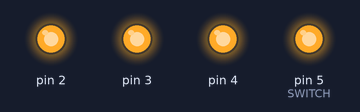
A program run on a simulated Arduino Uno, built with avr-gcc and run on an emulated ATmega328P. On the bench: output pins drawn as LEDs (lit = HIGH). Pins used as bus, display or sensor lines are not drawn. At 0.0 s the program stops and its outputs stay as they are.

Above: at 0.1 s.
Timing chart, 0 to 1.5 s (numbered marks = the images above):
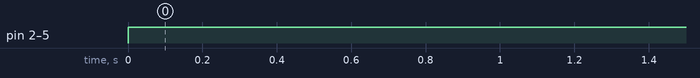

Measured:
- by itself, pin 2–4, pin 5 (SWITCH): LOW → HIGH at 0.00 s

The program:

main.cpp
```cpp
#include <Arduino.h>

/***********************************************************************
 *
 * Alternately toggle two LEDs when a push button is pressed.
 * ATmega328P (Arduino Uno), 16 MHz, AVR 8-bit Toolchain 3.6.2
 *
 * Copyright (c) 2018-2020 Tomas Fryza
 * Dept. of Radio Electronics, Brno University of Technology, Czechia
 * This work is licensed under the terms of the MIT license.
 *
 **********************************************************************/

/* Defines -----------------------------------------------------------*/
#define LED_GREEN   PB5     //arduino 13 AVR pin where green LED is connected
#define LED_BLUE    PC0     // arduino 6
#define SWITCH      PD5     // arduino 5
#define BLINK_DELAY 250
#ifndef F_CPU
#define F_CPU 16000000      // CPU frequency in Hz required for delay
#endif
bool toggle_state = 1;

/* Includes ----------------------------------------------------------*/
#include <util/delay.h>     // Functions for busy-wait delay loops
#include <avr/io.h>         // AVR device-specific IO definitions

/* Functions ---------------------------------------------------------*/

void toggle(){
toggle_state = !toggle_state;
_delay_ms(BLINK_DELAY);

}

int main(void){
// Set pin as output in Data Direction Register...
for (int i = 1; i < 6; i++)
{
      // Set pin as output in Data Direction Register...
    DDRD = DDRD | (1<<i);
    // ...and turn LED off in Data Register
    PORTD = PORTD | (1<<i);

}


    Serial.begin(9600);


    // Infinite loop
    while (1)
    {
       if (bit_is_clear(PIND,SWITCH)){

        PORTB = PORTB^(1<<LED_GREEN);
        PORTC = PORTC^(1<<LED_BLUE);
        // Pause several milliseconds
        _delay_ms(BLINK_DELAY);

        }


        // WRITE YOUR CODE HERE
    }

    // Will never reach this
    return 0;
}
```
